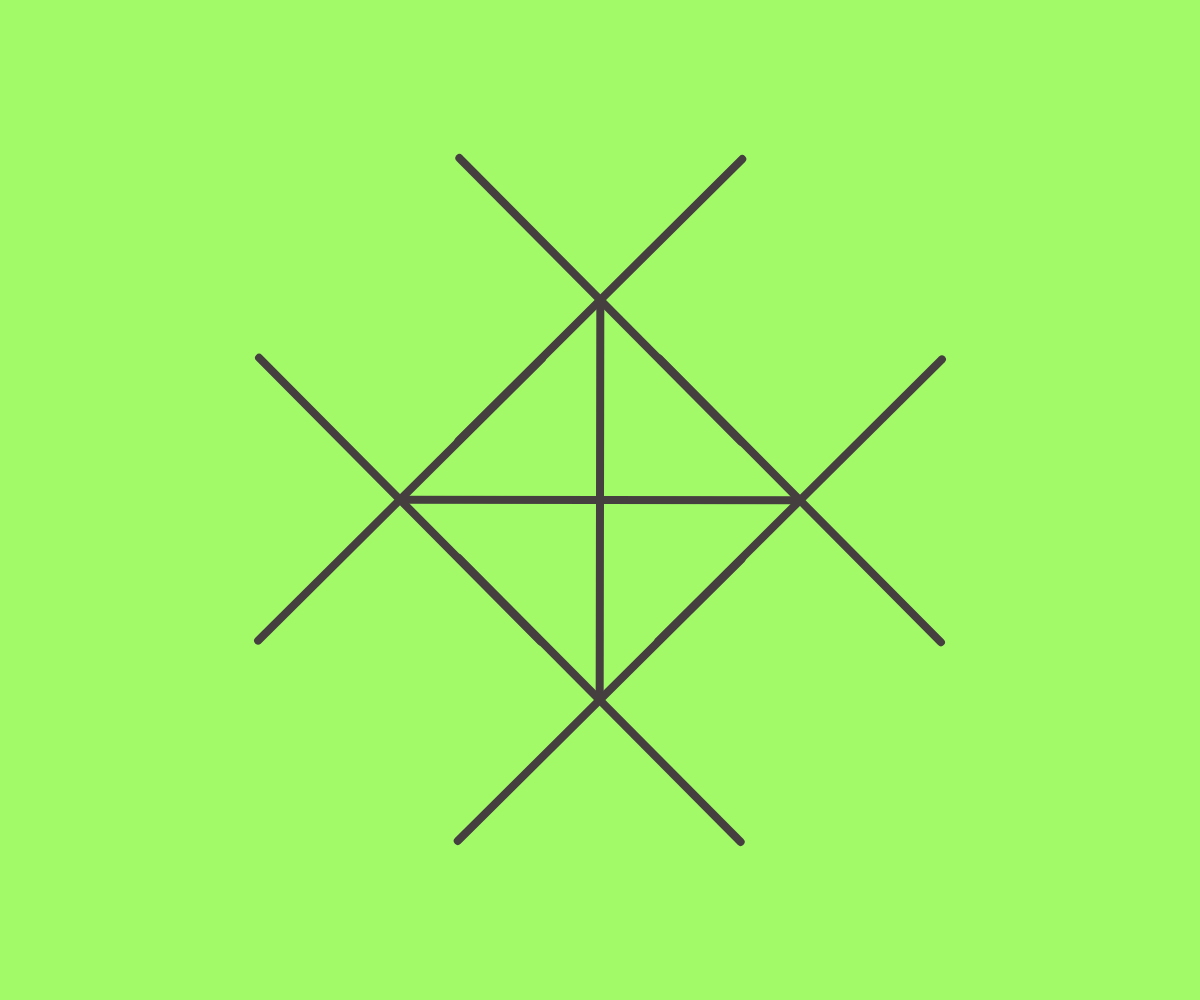
Frame 1 (no input)
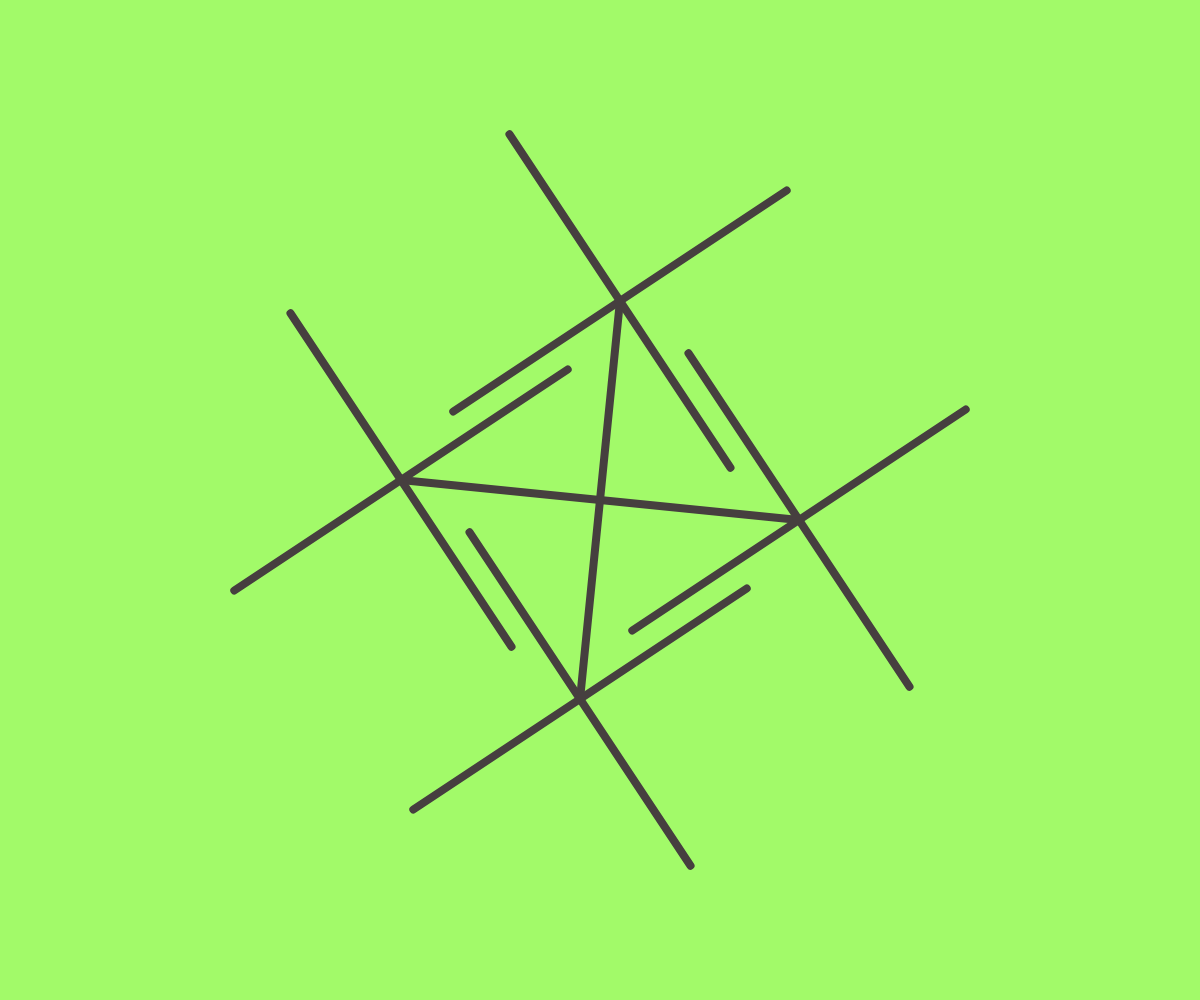
Frame 60 (no input)
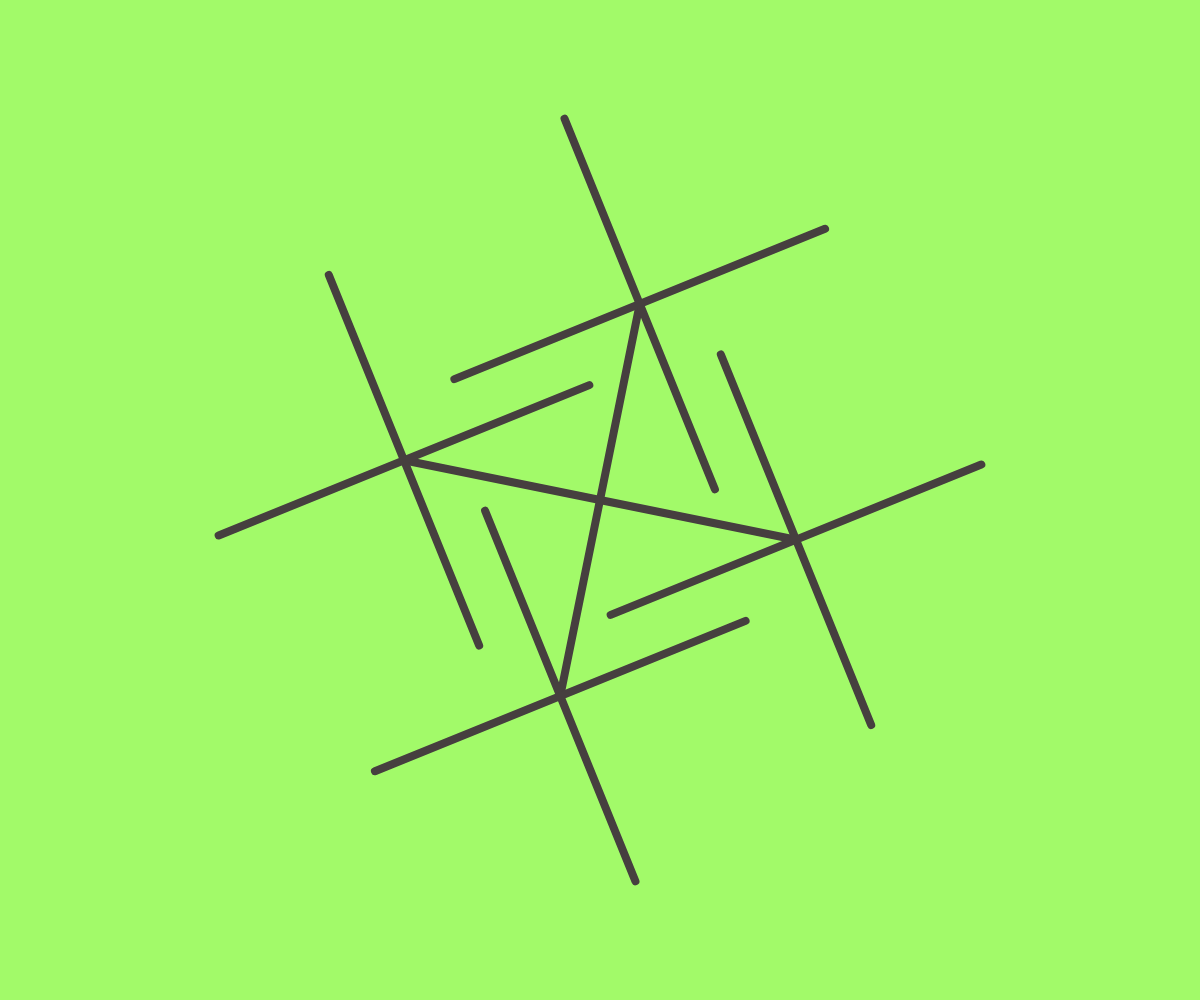
Frame 120 (the mouse pressed at the canvas centre since frame 60)

The p5.js sketch that drew these frames (run headless with seeded random() and noise() and a simulated clock; from frame 60 on, the mouse is pressed at the canvas centre):

// p5.js sketch
// ── sketch.js
function setup() {
  createCanvas(windowWidth, windowHeight);
  stroke(0, 150);
  fill(255, 50);
}

function draw() {
  l= 1
  l2 = 1
  l3 = 1

 background(162,250,105);
 stroke(70,63,63);
 strokeWeight(3)
  cruz(width / 2, height / 2, 400, millis()/9999, l);
  
}

function cruz(x, y, tam, rot, niveles) {
  push();
  translate(x, y);
  rotate(rot);
  strokeWeight(tam/50);
  line(-tam / 2, 0, tam / 2, 0);
  line(0, -tam / 2, 0, tam / 2);
  if (niveles > 0) {
    cruz(-tam / 2, 0, tam*l3, rot + QUARTER_PI*l2, niveles - 1);
    cruz(tam / 2, 0, tam*l3, rot + QUARTER_PI*l2, niveles - 1);
    cruz(0, -tam / 2, tam*l3, rot + QUARTER_PI*l2, niveles - 1);
    cruz(0, tam / 2, tam*l3, rot + QUARTER_PI*l2, niveles - 1);
  }
  pop();
}
